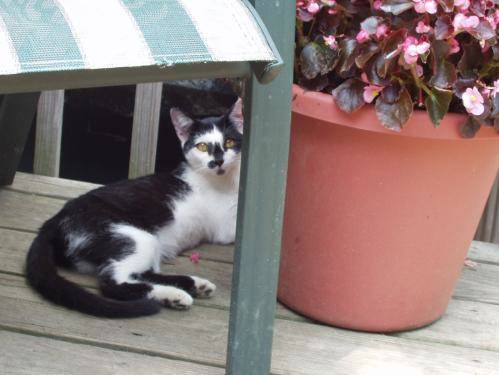
#> input picture train/cat.10102.jpg, 499 x 375 px; its folder holds 4 pictures in this run
$ python ClassifierML.py
#> lines starting #> are read from the running program, lines starting #| are printed output that depends on the picture
'''
# CLASSIFY IMAGES. CLASSIFICA L'EXEMPLE DE 3 SCENES AMB ELS SEGÜENTS ALGORITMES DE CLASSIFICACIO
# K-Nearest-Neighbour
# Naive Bayes Classificator
# Regressió Logística
# Support Vector Machine
# Arbres de Decisió
# Random Forests
# Multi-Layer Perceptron (proto - Xarxa Neuronal)
# Primer fa data extraction (treu característiques de cada píxel per a poder tractar sobre dades numèriques)
'''

# imports
from sklearn.neighbors import KNeighborsClassifier
from sklearn.naive_bayes import GaussianNB
from sklearn.linear_model import LogisticRegression
from sklearn.svm import SVC
from sklearn.tree import DecisionTreeClassifier
from sklearn.ensemble import RandomForestClassifier
from sklearn.neural_network import MLPClassifier
from sklearn.preprocessing import LabelEncoder
from sklearn.model_selection import train_test_split
from sklearn.metrics import classification_report
from PIL import Image
from imutils import paths
import numpy as np
import argparse
import os
from scipy import stats


def extract_color_stats(image):
	# Parteix cada pixel en RGB i crea un vector amb 6 valors
	# La mitja i la desviacio estandard de cadascun dels 3 canals
	# També la mediana
	(R, G, B) = image.split()
	features = [np.mean(R), np.mean(G), np.mean(B), np.std(R),
		np.std(G), np.std(B), np.median(R), np.median(G), np.median(B)]

	return features

#Seleccionar el model
print("Select model: knn, naive_bayes, logit, svm, decision_tree, random_forest, mlp")
modelsel = input()
dataset = "train"

# Defineix el diccionari de models.
# Cada model cridarà a una funció diferent del sklearn
# fa l'equivalent a un switch
models = {
	"knn": KNeighborsClassifier(n_neighbors=15),
	"naive_bayes": GaussianNB(),
	"logit": LogisticRegression(solver="lbfgs", multi_class="auto"),
	"svm": SVC(kernel="linear"),
	"decision_tree": DecisionTreeClassifier(),
	"random_forest": RandomForestClassifier(n_estimators=20),
	"mlp": MLPClassifier()
}

# grab all image paths in the input dataset directory, initialize our
# list of extracted features and corresponding labels
print("[INFO] extracting image features...")
imagePaths = paths.list_images(dataset)
data = []
labels = []

# loop over our input images
for imagePath in imagePaths:
	# load the input image from disk, compute color channel
	# statistics, and then update our data list
	image = Image.open(imagePath)
#> image is the input picture: PIL image 499x375 RGB; mean R, G, B 140.3, 122, 120.1
	# extreu característiques dels colors. Valors RBG de cada pixel, contrast, sobretot intensitat, etc etc etc.
	features = extract_color_stats(image)
#> in extract_color_stats, `(R, G, B) = image.split()`:
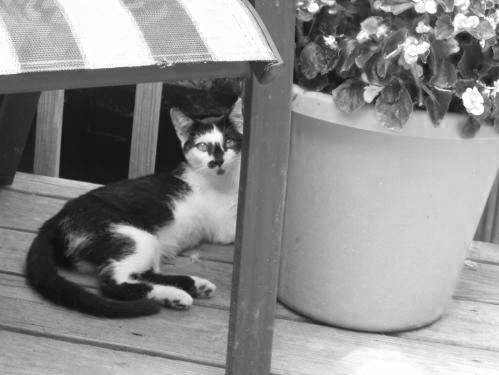
#> R: PIL image 499x375 L; min 11, max 255, mean 140.3
#> in extract_color_stats, `(R, G, B) = image.split()`:
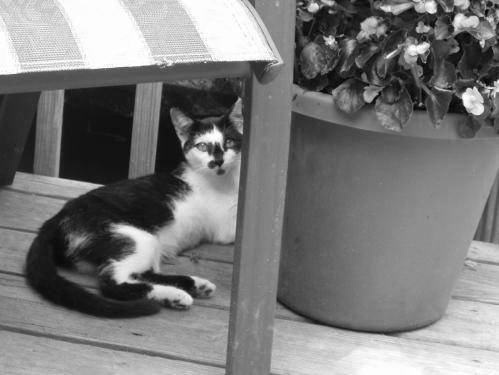
#> G: PIL image 499x375 L; min 0, max 255, mean 122
#> in extract_color_stats, `(R, G, B) = image.split()`:
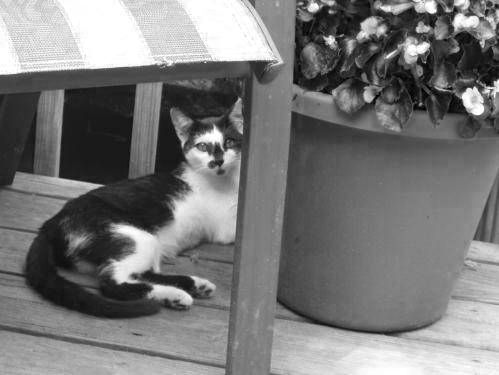
#> B: PIL image 499x375 L; min 0, max 255, mean 120.1
#> in extract_color_stats, `features = [np.mean(R), np.mean(G), np.mean(B), np.std(R), np.std(G), ..`: features = [140.3, 122, 120.1, 66.03, 65.23, 65.12, 147, 123, 118]
	data.append(features)

	#agafa la label. La label es el nom de la carpeta a on està la imatge. Vas al path. vas dos passos enrere (del path), per trobar el nomd e la carpeta
	#i ho poses com a label.
	label = imagePath.split(os.path.sep)[-1][0]
	labels.append(label)
#> pass 2 of the loop `for imagePath in imagePaths:`:
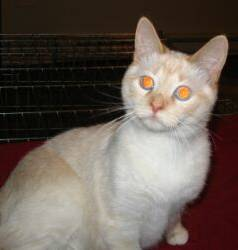
#> input picture train/cat.11057.jpg, 238 x 250 px
#> image is the input picture: PIL image 238x250 RGB; mean R, G, B 104.3, 92.9, 84.9
#> in extract_color_stats (call 2), `(R, G, B) = image.split()`:
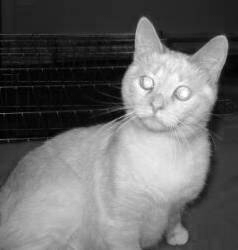
#> R: PIL image 238x250 L; min 0, max 255, mean 104.3
#> G: PIL image 238x250 L
#> in extract_color_stats (call 2), `(R, G, B) = image.split()`:
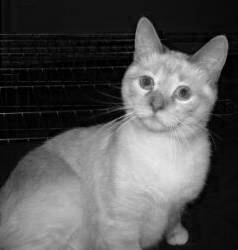
#> B: PIL image 238x250 L; min 0, max 255, mean 84.9
#> in extract_color_stats (call 2), `features = [np.mean(R), np.mean(G), np.mean(B), np.std(R), np.std(G), ..`: features = [104.3, 92.88, 84.87, 74.84, 77.33, 75.18, 101, 87, 74]
#> pass 3 of the loop `for imagePath in imagePaths:`:
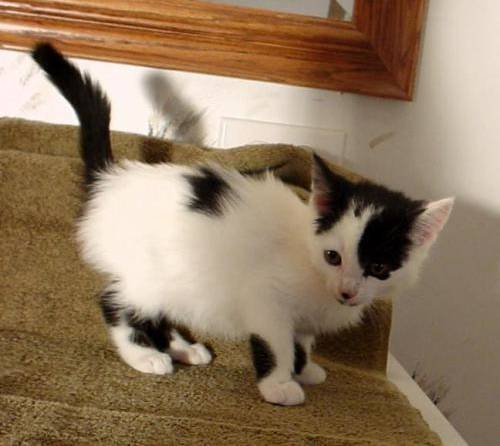
#> input picture train/cat.11818.jpg, 500 x 446 px
#> image is the input picture: PIL image 500x446 RGB; mean R, G, B 144.4, 120.9, 94.8
#> R: PIL image 500x446 L
#> in extract_color_stats (call 3), `(R, G, B) = image.split()`:
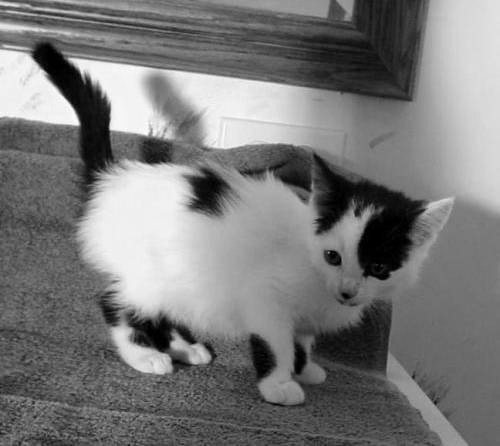
#> G: PIL image 500x446 L; min 0, max 255, mean 120.9
#> in extract_color_stats (call 3), `(R, G, B) = image.split()`:
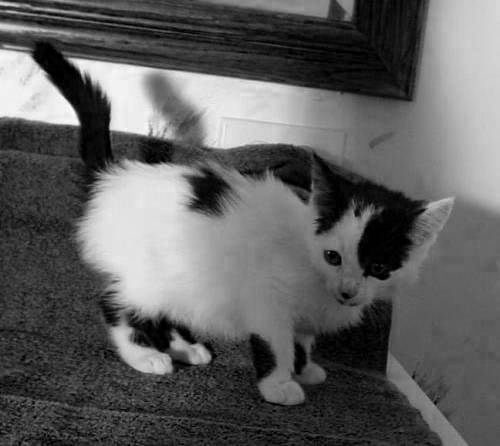
#> B: PIL image 500x446 L; min 0, max 253, mean 94.8
#> in extract_color_stats (call 3), `features = [np.mean(R), np.mean(G), np.mean(B), np.std(R), np.std(G), ..`: features = [144.4, 120.9, 94.82, 58.81, 61.69, 66.73, 136, 110, 82]
#> the loop made 4 passes; the first 3 are shown

# encode the labels, converting them from strings to integers
le = LabelEncoder()
labels = le.fit_transform(labels)

# perform a training and testing split, using 75% of the data for
# training and 25% for evaluation
(trainX, testX, trainY, testY) = train_test_split(data, labels,
	test_size=0.25)

# train the model
print("[INFO] using '{}' model".format(modelsel))
#> (the run stopped early here; a loop or call above may not have finished)
